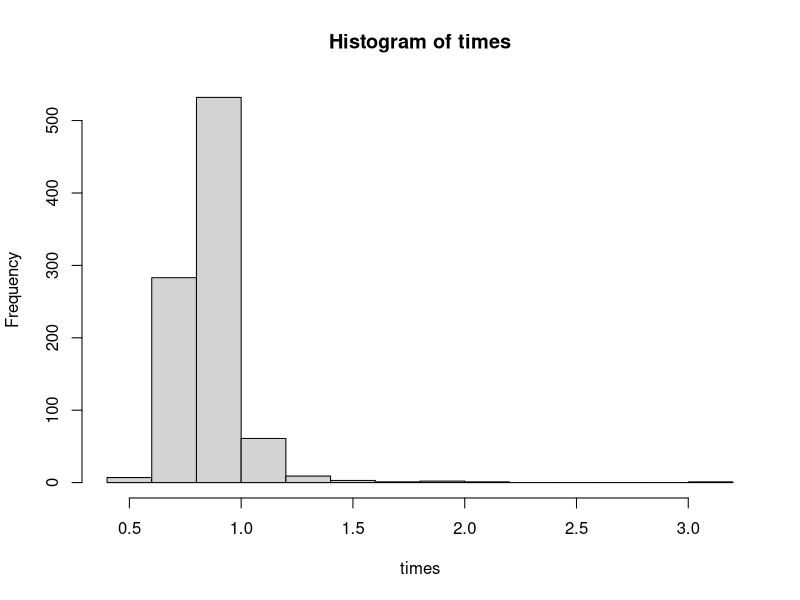
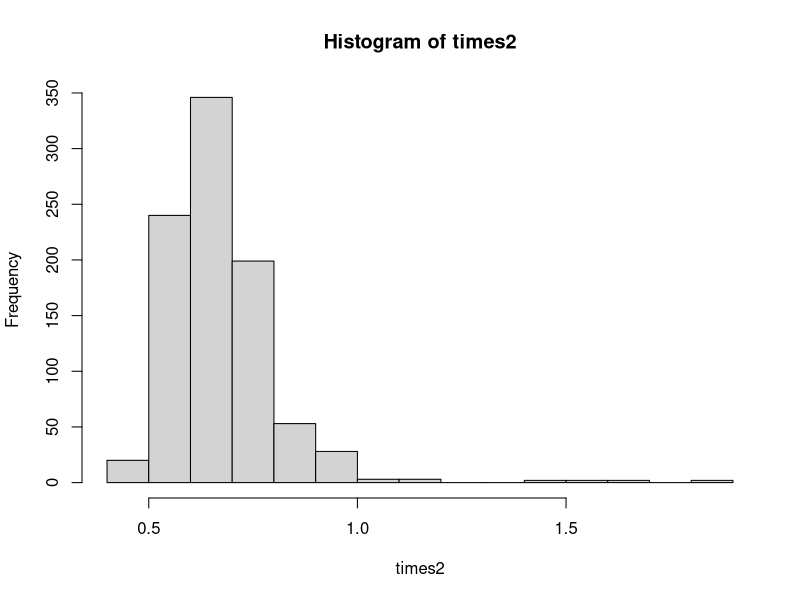
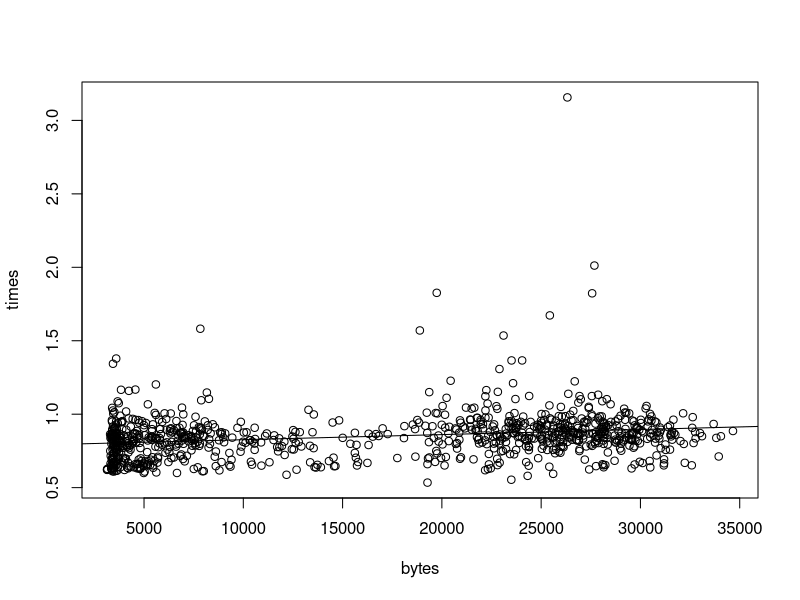
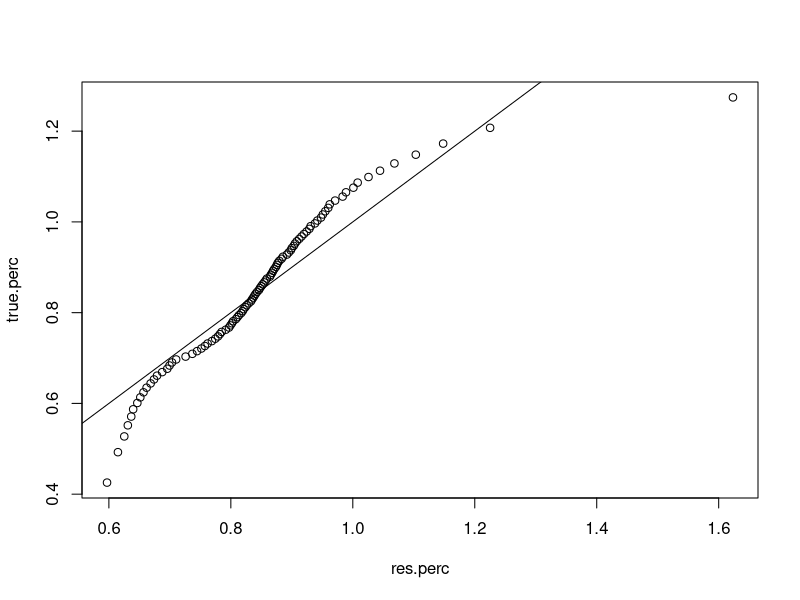

These figures' R source, in order:
## ---- chunk 1
data <- read.csv("time.csv", header=TRUE)
data2 <- read.csv("time2.csv", header=TRUE)
bytes <- data$bytes
times <- data$time
times2 <- data2$time
hist(times)
mean(times)
hist(times2)
mean(times2)


result <- lm(times ~ bytes)
summary(result)

plot(times ~ bytes)
a <- coefficients(result)[1]
b <- coefficients(result)[2]

abline(a, b)

print("Because the p value for bytes is 0.247 > any significant p value, and because the r^2 value is 0.014, we have strong evidence to suggest that the size of the image file in bytes does not have a signicant impact on the time it takes the program to retrieve and save the file. If we remove the outlier, the p value skyrockets to roughly 0.9.")

probs <- ppoints(99)
res.perc <- quantile(times, probs)
true.perc <- qnorm(probs, mean=mean(times), sd=sd(times))
plot(res.perc, true.perc)
abline(0,1)
print("The QQ plot does not provide strong evidence that the time it takes to retrieve and save an image follows a normal distribution.")
